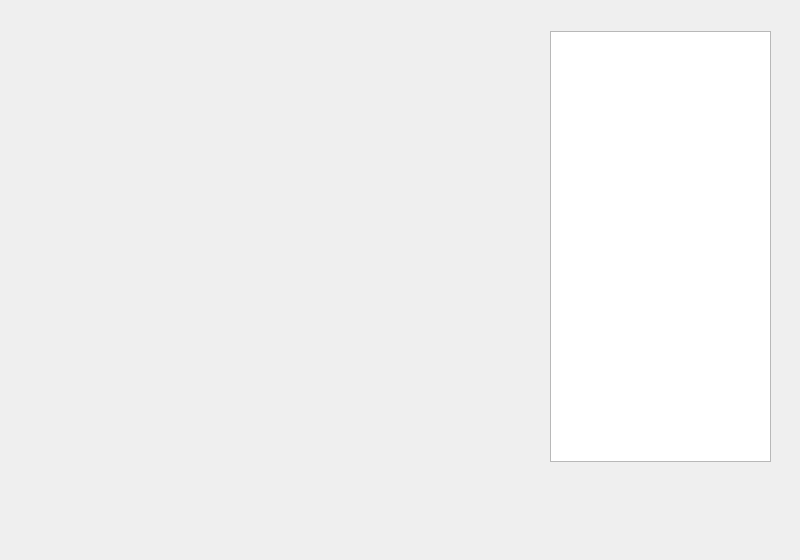
<?xml version="1.0" encoding="UTF-8"?>
<ui version="4.0">
 <class>route</class>
 <widget class="QDialog" name="route">
  <property name="geometry">
   <rect>
    <x>0</x>
    <y>0</y>
    <width>800</width>
    <height>560</height>
   </rect>
  </property>
  <property name="windowTitle">
   <string>Dialog</string>
  </property>
  <widget class="QListWidget" name="routelist">
   <property name="geometry">
    <rect>
     <x>550</x>
     <y>31</y>
     <width>221</width>
     <height>431</height>
    </rect>
   </property>
  </widget>
  <widget class="QLabel" name="label">
   <property name="geometry">
    <rect>
     <x>550</x>
     <y>470</y>
     <width>221</width>
     <height>16</height>
    </rect>
   </property>
   <property name="text">
    <string/>
   </property>
  </widget>
 </widget>
 <resources/>
 <connections/>
</ui>
